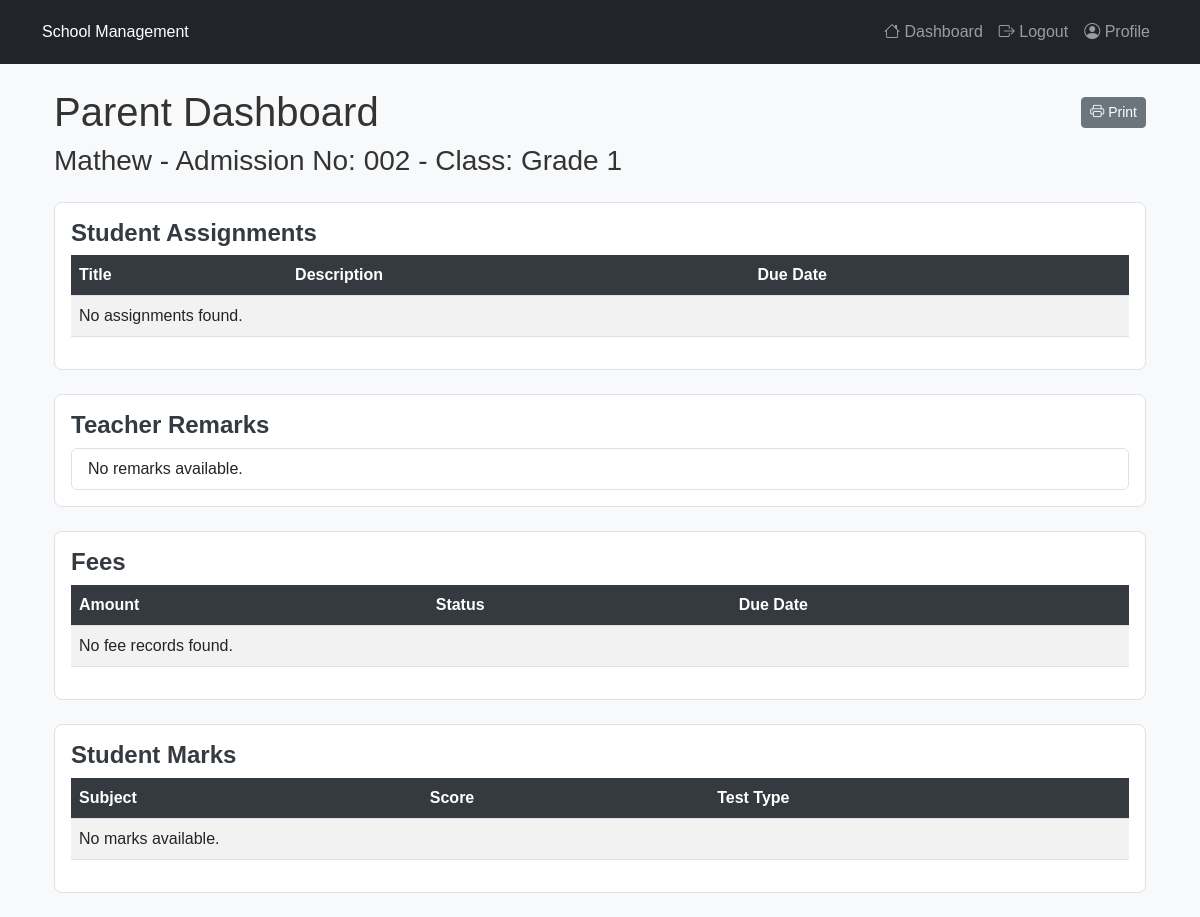
The page /parent_dashboard (signed in) on the database its author committed.
### models.py (models this page shows, shortened)
class Student(db.Model):
    id = db.Column(db.Integer, primary_key=True)
    admission_number = db.Column(db.String(10), unique=True, nullable=False)
    name = db.Column(db.String(150), nullable=False)
    class_name = db.Column(db.String(50), nullable=False)  # Add this line for class input
    parent_id = db.Column(db.Integer, db.ForeignKey('parent.id'))  # Link to Parent model
    created_at = db.Column(db.DateTime, default=datetime.utcnow)
    parent = db.relationship('Parent', back_populates='students')  # Update to allow for multiple students
    fees = db.relationship('Fee', back_populates='student')

### app.py (the view)
@app.route('/parent_dashboard')
@login_required
def parent_dashboard():
    if current_user.role != 'Parent':
        flash("Unauthorized access.", 'danger')
        return redirect(url_for('dashboard'))
    parent = Parent.query.filter_by(user_id=current_user.id).first()
    if not parent:
        flash('No parent found for this user.', 'info')
        return render_template('parent_dashboard.html', students=[], assignments=[], remarks=[], fees=[], marks=[])
    students = parent.students  # This will now return all students linked to the parent
    if not students:
        flash('No students found for this parent.', 'info')
        return render_template('parent_dashboard.html', students=[], assignments=[], remarks=[], fees=[], marks=[])
    assignments = Assignment.query.filter(Assignment.student_id.in_([student.id for student in students])).all()
    remarks = Remark.query.filter(Remark.student_id.in_([student.id for student in students])).all()
    fees = Fee.query.filter(Fee.student_id.in_([student.id for student in students])).all()
    marks = Mark.query.filter(Mark.student_id.in_([student.id for student in students])).all()
    return render_template('parent_dashboard.html', students=students, assignments=assignments, remarks=remarks, fees=fees, marks=marks)

### app.py (called while the page is built)
@login_manager.user_loader
def load_user(user_id):
    return User.query.get(int(user_id))

### templates/parent_dashboard.html
{% extends "base.html" %}
{% block content %}
<div class="container">
    <h1 class="d-flex justify-content-between align-items-center">
        Parent Dashboard
        <button onclick="window.print()" class="btn btn-secondary btn-sm">
            <i class="bi bi-printer"></i> Print
        </button>
    </h1>
    {% for student in students %}
        <h3>{{ student.name }} - Admission No: {{ student.admission_number }} - Class: {{ student.class_name }}</h3>
    {% endfor %}
    <div class="card my-4">
        <div class="card-body">
            <h5 class="card-title">Student Assignments</h5>
            <table class="table table-striped">
                <thead>
                    <tr>
                        <th>Title</th>
                        <th>Description</th>
                        <th>Due Date</th>
                    </tr>
                </thead>
                <tbody>
                    {% for assignment in assignments %}
                    <tr>
                        <td>{{ assignment.title }}</td>
                        <td>{{ assignment.description }}</td>
                        <td>{{ assignment.due_date }}</td>
                    </tr>
                    {% else %}
                    <tr>
                        <td colspan="3">No assignments found.</td>
                    </tr>
                    {% endfor %}
                </tbody>
            </table>
        </div>
    </div>
    <div class="card my-4">
        <div class="card-body">
            <h5 class="card-title">Teacher Remarks</h5>
            <ul class="list-group">
                {% for remark in remarks %}
                <li class="list-group-item">{{ remark.text }} - {{ remark.created_at.strftime('%Y-%m-%d') }}</li>
                {% else %}
                <li class="list-group-item">No remarks available.</li>
                {% endfor %}
            </ul>
        </div>
    </div>
    <div class="card my-4">
        <div class="card-body">
            <h5 class="card-title">Fees</h5>
            <table class="table table-striped">
                <thead>
                    <tr>
                        <th>Amount</th>
                        <th>Status</th>
                        <th>Due Date</th>
                    </tr>
                </thead>
                <tbody>
                    {% for fee in fees %}
                    <tr>
                        <td>{{ fee.amount_due }}</td>
                        <td>{{ fee.status }}</td>
                        <td>{{ fee.due_date }}</td>
                    </tr>
                    {% else %}
                    <tr>
                        <td colspan="3">No fee records found.</td>
                    </tr>
                    {% endfor %}
                </tbody>
            </table>
        </div>
    </div>
    <div class="card my-4">
        <div class="card-body">
            <h5 class="card-title">Student Marks</h5>
            <table class="table table-striped">
                <thead>
                    <tr>
                        <th>Subject</th>
                        <th>Score</th>
                        <th>Test Type</th>
                    </tr>
                </thead>
                <tbody>
                    {% for mark in marks %}
                    <tr>
                        <td>{{ mark.subject }}</td>
                        <td>{{ mark.score }}</td>
                        <td>{{ mark.test_type }}</td>
                    </tr>
                    {% else %}
                    <tr>
                        <td colspan="3">No marks available.</td>
                    </tr>
                    {% endfor %}
                </tbody>
            </table>
        </div>
    </div>
</div>
{% endblock %}

### static/css/styles.css (style rules this page uses)
body { background-color: #f8f9fa; color: #333; font-family: Arial, sans-serif; }
.card { border: 1px solid #dee2e6; border-radius: 0.5rem; }
.card-title { font-size: 1.5rem; font-weight: bold; color: #343a40; }
.table th { background-color: #343a40; color: white; }
.table-striped tbody tr:nth-of-type(odd) { background-color: #f2f2f2; }

### rows shown on the page
Student: name "Mathew", admission_number "002", class_name "Grade 1"
